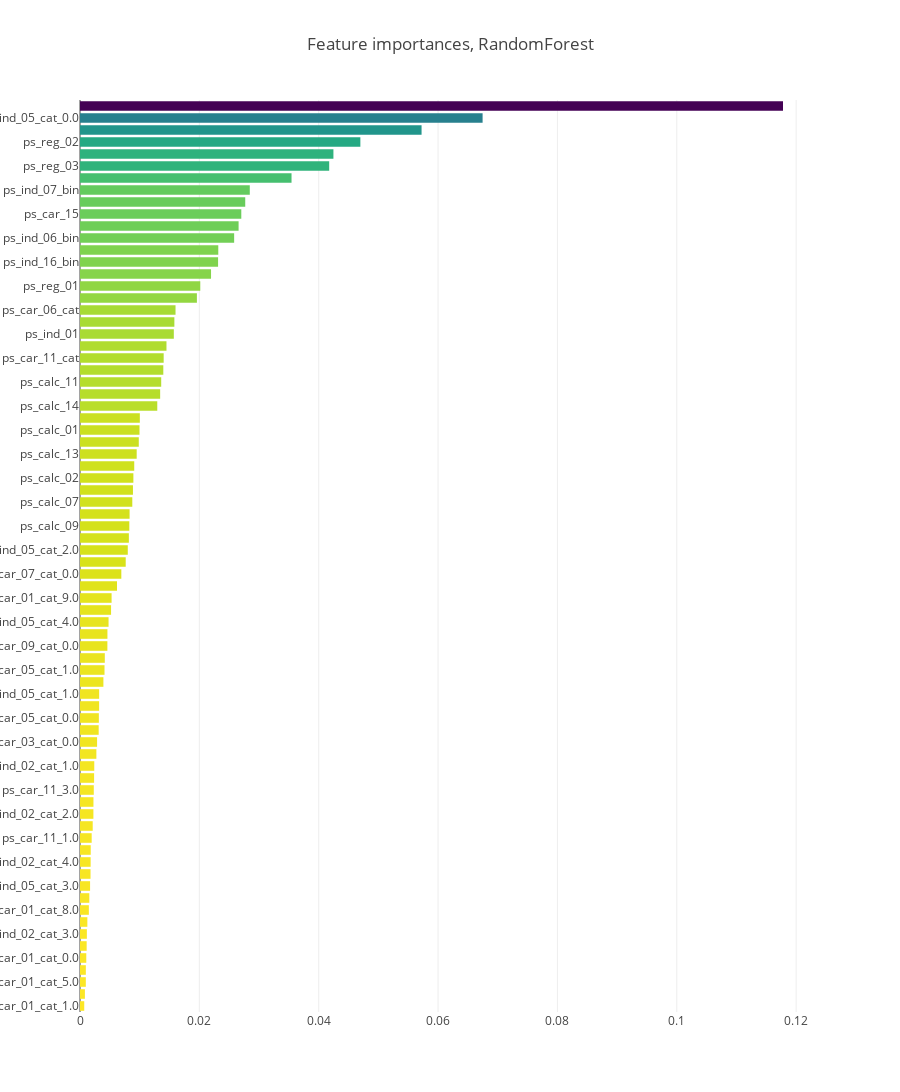

The cell this chart's notebook holds for it:
### Code cell
features = train_p.drop(['id', 'target'],axis=1).columns.values
x, y = (list(x) for x in zip(*sorted(zip(rf.feature_importances_, features), 
                                                            reverse = False)))
#print(y)
indice = 0
for thisy in y:
    if 'ps_car_04_cat' in thisy:
        print(indice)
        print(y[indice])
        print(x[indice])
    indice = indice+1

trace2 = go.Bar(
    x=x ,
    y=y,
    marker=dict(
        color=x,
        colorscale = 'Viridis',
        reversescale = True
    ),
    name='Random Forest Feature importance',
    orientation='h',
)

layout = dict(
    title='Feature importances, RandomForest',
     width = 900, height = 2000,
    yaxis=dict(
        showgrid=False,
        showline=False,
        showticklabels=True,
#         domain=[0, 0.85],
    ))

fig1 = go.Figure(data=[trace2])
fig1['layout'].update(layout)
py.iplot(fig1, filename='plots')

### Figure 1 — Plotly figure (JSON) as saved in the notebook; plotly's stock layout.template omitted (floating-point values rounded to 4 significant figures)
{"data": [{"marker": {"color": [0.0007099, 0.0008213, 0.0009749, 0.0009793, 0.001055, 0.001116, 0.00115, 0.001233, 0.001482, 0.001562, 0.001689, 0.001765, 0.001785, 0.001797, 0.001958, 0.00213, 0.002245, 0.002255, 0.002309, 0.002363, 0.002392, 0.002744, 0.002861, 0.003129, 0.003158, 0.003206, 0.003211, 0.003922, 0.004107, 0.004157, 0.004588, 0.004596, 0.004786, 0.005207, 0.005293, 0.006199, 0.006926, 0.007659, 0.008005, 0.008187, 0.008263, 0.00831, 0.008763, 0.008874, 0.008945, 0.009088, 0.009499, 0.009849, 0.00997, 0.01002, 0.01295, 0.01343, 0.01361, 0.01396, 0.01402, 0.01449, 0.01572, 0.01581, 0.01601, 0.01959, 0.02015, 0.02196, 0.02314, 0.02317, 0.02583, 0.02657, 0.02703, 0.02769, 0.02845, 0.03544, 0.04175, 0.04246, 0.04698, 0.05723, 0.06746, 0.1178], "colorscale": "Viridis", "reversescale": true}, "name": "Random Forest Feature importance", "orientation": "h", "type": "bar", "x": [0.0007099, 0.0008213, 0.0009749, 0.0009793, 0.001055, 0.001116, 0.00115, 0.001233, 0.001482, 0.001562, 0.001689, 0.001765, 0.001785, 0.001797, 0.001958, 0.00213, 0.002245, 0.002255, 0.002309, 0.002363, 0.002392, 0.002744, 0.002861, 0.003129, 0.003158, 0.003206, 0.003211, 0.003922, 0.004107, 0.004157, 0.004588, 0.004596, 0.004786, 0.005207, 0.005293, 0.006199, 0.006926, 0.007659, 0.008005, 0.008187, 0.008263, 0.00831, 0.008763, 0.008874, 0.008945, 0.009088, 0.009499, 0.009849, 0.00997, 0.01002, 0.01295, 0.01343, 0.01361, 0.01396, 0.01402, 0.01449, 0.01572, 0.01581, 0.01601, 0.01959, 0.02015, 0.02196, 0.02314, 0.02317, 0.02583, 0.02657, 0.02703, 0.02769, 0.02845, 0.03544, 0.04175, 0.04246, 0.04698, 0.05723, 0.06746, 0.1178], "y": ["ps_car_01_cat_1.0", "ps_car_01_cat_3.0", "ps_car_01_cat_5.0", "ps_car_01_cat_2.0", "ps_car_01_cat_0.0", "ps_car_01_cat_10.0", "ps_ind_02_cat_3.0", "ps_car_09_cat_3.0", "ps_car_01_cat_8.0", "ps_car_01_cat_6.0", "ps_ind_05_cat_3.0", "ps_ind_05_cat_5.0", "ps_ind_02_cat_4.0", "ps_car_09_cat_4.0", "ps_car_11_1.0", "ps_car_01_cat_4.0", "ps_ind_02_cat_2.0", "ps_ind_18_bin", "ps_car_11_3.0", "ps_car_11_2.0", "ps_ind_02_cat_1.0", "ps_car_09_cat_2.0", "ps_car_03_cat_0.0", "ps_ind_04_cat_0.0", "ps_car_05_cat_0.0", "ps_ind_04_cat_1.0", "ps_ind_05_cat_1.0", "ps_car_11_0.0", "ps_car_05_cat_1.0", "ps_ind_09_bin", "ps_car_09_cat_0.0", "ps_car_01_cat_11.0", "ps_ind_05_cat_4.0", "ps_ind_08_bin", "ps_car_01_cat_9.0", "ps_car_08_cat", "ps_car_07_cat_0.0", "ps_calc_04", "ps_ind_05_cat_2.0", "ps_calc_12", "ps_calc_09", "ps_calc_06", "ps_calc_07", "ps_car_01_cat_7.0", "ps_calc_02", "ps_calc_08", "ps_calc_13", "ps_calc_03", "ps_calc_01", "ps_calc_05", "ps_calc_14", "ps_car_09_cat_1.0", "ps_calc_11", "ps_ind_05_cat_6.0", "ps_car_11_cat", "ps_car_02_cat_1.0", "ps_ind_01", "ps_calc_10", "ps_car_06_cat", "ps_car_02_cat_0.0", "ps_reg_01", "ps_car_03_cat_1.0", "ps_ind_16_bin", "ps_ind_15", "ps_ind_06_bin", "ps_car_07_cat_1.0", "ps_car_15", "ps_car_14", "ps_ind_07_bin", "ps_ind_03", "ps_reg_03", "ps_car_12", "ps_reg_02", "ps_ind_17_bin", "ps_ind_05_cat_0.0", "ps_car_13"]}], "layout": {"height": 2000, "title": "Feature importances, RandomForest", "width": 900, "yaxis": {"showgrid": false, "showline": false, "showticklabels": true}}}
